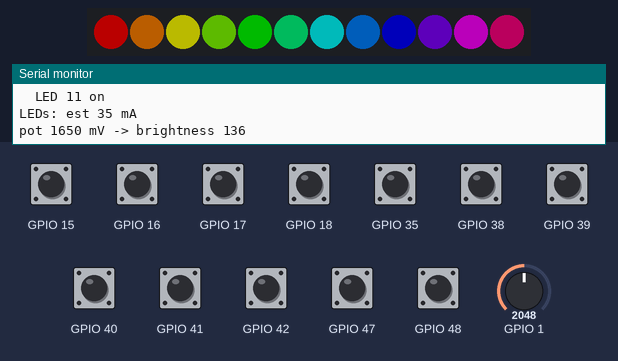
A sketch run on a simulated ESP32. Shown: 12 RGB LEDs in strip order, left to right, the last lines printed to the serial monitor. Inputs (shaded band) come from the test bench; at power-on: GPIO 15–18, GPIO 35, GPIO 38–42, GPIO 47, GPIO 48 HIGH, GPIO 1 = 2048 (analog values on the 0–4095 scale). Dim RGB values are drawn brighter than linear.

Above: at 6.3 s.
6.4 s: GPIO 1 set to 1228
8.3 s: GPIO 15 pulled LOW for 0.15 s
At 8.38 s:
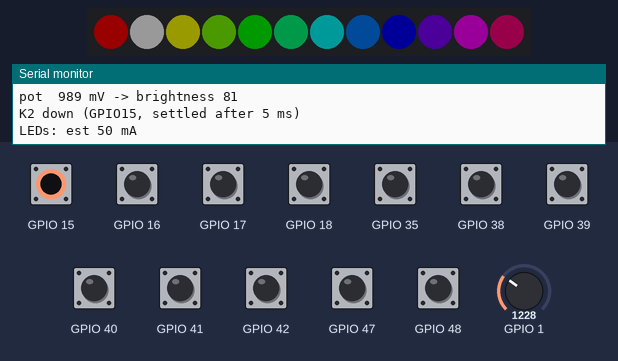
9.9 s: GPIO 16 pulled LOW for 0.15 s
At 9.98 s:
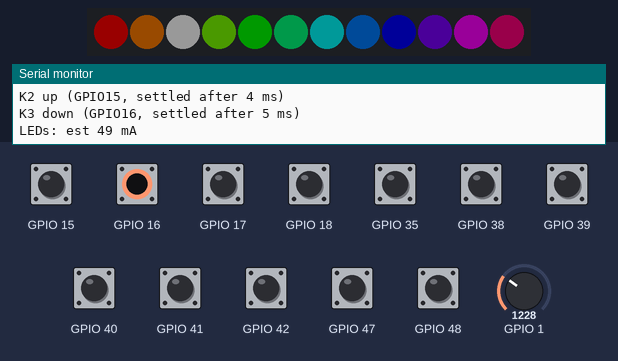
11.5 s: GPIO 39 pulled LOW for 0.15 s
At 11.58 s:
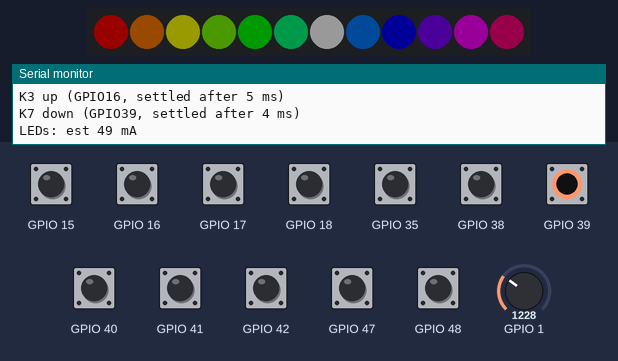
13.1 s: GPIO 47 pulled LOW for 0.15 s
At 13.18 s:
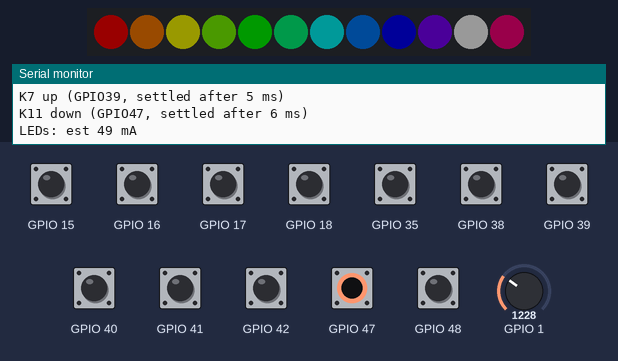
14.7 s: GPIO 1 set to 491
At 15.9 s:
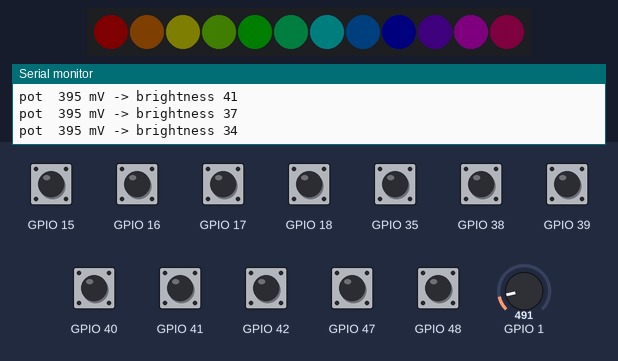
Timing chart, 0 to 17.3 s (numbered marks = the images above; inputs shaded):
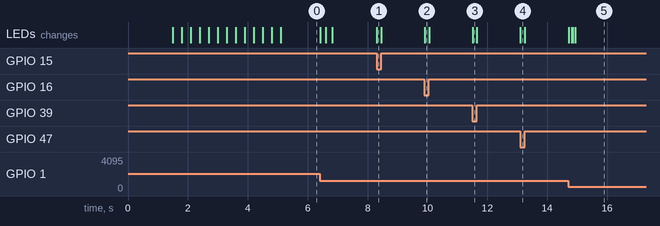

The sketch:

03_keys_leds.ino
```cpp
// Bring-up step 3: all 12 keys, the WS2812 chain, and the pot.
//
// Wiring (deck_pins.h is the spec):
//   keys:  each key between its GPIO and GND (INPUT_PULLUP, no resistors)
//   LEDs:  strip DIN <- GPIO2, +5V <- DevKit 5V, GND <- GND
//   pot:   ends to 3V3 and GND, wiper -> GPIO1
// Cable on the "USB" port. Console: arduino-cli monitor -p COMx
//
// What it does:
//   - boot: each LED lights in turn (white, low) so you can check the chain
//     order against LED_INDEX in deck_pins.h
//   - each key gets its own color; pressing it turns that LED white and
//     prints "K5 down/up" with the measured debounce time
//   - the pot sets global brightness; the console prints pot mV and the
//     brightness value (0-255) when it moves
//   - the estimated LED current is printed and capped at DECK_LED_MAX_MA
//
// What to check:
//   - every key prints exactly one down and one up per press (no chatter)
//   - the lit LED sits under the key you pressed (else fix LED_INDEX)
//   - pot sweeps 0 -> ~3100 mV and brightness 0 -> 255 smoothly
//   - first LED flickers or shows wrong colors -> 3.3 V data is too weak
//     for the 5 V strip: add a 74AHCT125 level shifter (see deck_pins.h)

#include <Arduino.h>
#include <Adafruit_NeoPixel.h>
#include <deck_pins.h>
#include <deck_config.h>

Adafruit_NeoPixel strip(DECK_NUM_LEDS, deck::LED_DIN, NEO_GRB + NEO_KHZ800);

static const uint32_t KEY_COLORS[deck::NUM_KEYS] = {
  0xFF0000, 0xFF8000, 0xFFFF00, 0x80FF00, 0x00FF00, 0x00FF80,
  0x00FFFF, 0x0080FF, 0x0000FF, 0x8000FF, 0xFF00FF, 0xFF0080,
};

static bool pressed[deck::NUM_KEYS];
static uint8_t brightness = 64;

static void show() {
  float b = (brightness * brightness) / 65025.0f;
  uint32_t total = 0;
  uint8_t px[DECK_NUM_LEDS][3] = {};
  for (int k = 0; k < deck::NUM_KEYS; k++) {
    int i = deck::LED_INDEX[k];
    if (i >= DECK_NUM_LEDS) continue;
    uint32_t c = pressed[k] ? 0xFFFFFF : KEY_COLORS[k];
    px[i][0] = ((c >> 16) & 0xFF) * b;
    px[i][1] = ((c >> 8) & 0xFF) * b;
    px[i][2] = (c & 0xFF) * b;
    total += px[i][0] + px[i][1] + px[i][2];
  }
  float ma = total * 20.0f / 255.0f + DECK_NUM_LEDS;
  float cap = ma > DECK_LED_MAX_MA ? (DECK_LED_MAX_MA - DECK_NUM_LEDS) / (ma - DECK_NUM_LEDS) : 1.0f;
  for (int i = 0; i < DECK_NUM_LEDS; i++)
    strip.setPixelColor(i, px[i][0] * cap, px[i][1] * cap, px[i][2] * cap);
  strip.show();
  static uint32_t last_print = 0;
  if (millis() - last_print > 500) {
    last_print = millis();
    Serial.printf("LEDs: est %.0f mA%s\n", min(ma, (float)DECK_LED_MAX_MA), ma > DECK_LED_MAX_MA ? " (capped)" : "");
  }
}

void setup() {
  Serial.begin(115200);
  for (int k = 0; k < deck::NUM_KEYS; k++) pinMode(deck::KEY_PINS[k], INPUT_PULLUP);
  analogReadResolution(12);
  analogSetPinAttenuation(deck::POT_WIPER, ADC_11db);
  strip.begin();
  strip.clear();
  strip.show();
  delay(1500);   // give the console time to attach
  Serial.println("03_keys_leds: chain walk");
  for (int i = 0; i < DECK_NUM_LEDS; i++) {
    strip.clear();
    strip.setPixelColor(i, 40, 40, 40);
    strip.show();
    Serial.printf("  LED %d on\n", i);
    delay(300);
  }
  show();
}

void loop() {
  static uint8_t count[deck::NUM_KEYS];
  static uint32_t first_change[deck::NUM_KEYS];
  bool dirty = false;
  uint32_t now = millis();

  for (int k = 0; k < deck::NUM_KEYS; k++) {
    bool raw = digitalRead(deck::KEY_PINS[k]) == LOW;
    if (raw == pressed[k]) {
      count[k] = 0;
      continue;
    }
    if (count[k] == 0) first_change[k] = now;
    if (++count[k] >= DECK_DEBOUNCE_MS) {
      pressed[k] = raw;
      count[k] = 0;
      dirty = true;
      Serial.printf("K%d %s (GPIO%d, settled after %lu ms)\n", k + 1, raw ? "down" : "up",
                    deck::KEY_PINS[k], (unsigned long)(now - first_change[k]));
    }
  }

  static uint32_t last_pot = 0;
  static float ema = -1;
  if (now - last_pot >= 20) {
    last_pot = now;
    uint32_t mv = 0;
    for (int i = 0; i < 8; i++) mv += analogReadMilliVolts(deck::POT_WIPER);
    mv /= 8;
    float v = constrain(mv / 3100.0f, 0.0f, 1.0f);
    ema = ema < 0 ? v : ema + 0.25f * (v - ema);
    int b = ema * 255 + 0.5f;
    if (abs(b - brightness) >= 3 || (b == 0 && brightness) || (b == 255 && brightness != 255)) {
      brightness = b;
      dirty = true;
      Serial.printf("pot %4lu mV -> brightness %d\n", (unsigned long)mv, brightness);
    }
  }

  if (dirty) show();
  delay(1);
}
```

Measured:
- after the input at 8.3 s, the LEDs: change at once (image 1)
- after the input at 9.9 s, the LEDs: change at once (image 2)
- after the input at 11.5 s, the LEDs: change at once (image 3)
- after the input at 13.1 s, the LEDs: change at once (image 4)
